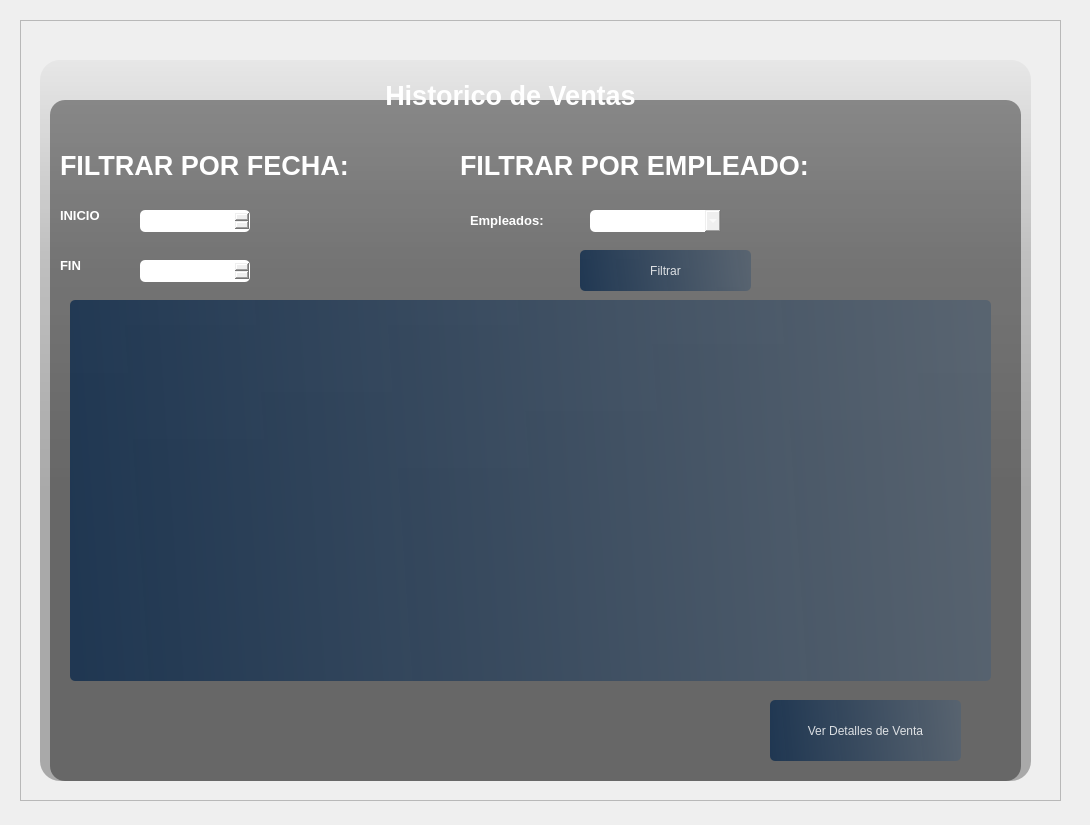
<?xml version="1.0" encoding="UTF-8"?>
<ui version="4.0">
 <class>Form</class>
 <widget class="QWidget" name="Form">
  <property name="geometry">
   <rect>
    <x>0</x>
    <y>0</y>
    <width>1090</width>
    <height>825</height>
   </rect>
  </property>
  <property name="windowTitle">
   <string>Form</string>
  </property>
  <widget class="QFrame" name="frame">
   <property name="geometry">
    <rect>
     <x>20</x>
     <y>20</y>
     <width>1041</width>
     <height>781</height>
    </rect>
   </property>
   <property name="styleSheet">
    <string notr="true">QPushButton {
    background-color: qlineargradient(spread:pad, x1:0, y1:0.505682, x2:1, y2:0.477, stop:0 rgba(20, 47, 78, 219), stop:1 rgba(85, 98, 112, 226));
    color: rgba(255, 255, 255, 210);
    border-radius: 5px;
}
QPushButton:hover {
    background-color: qlineargradient(spread:pad, x1:0, y1:0.505682, x2:1, y2:0.477, stop:0 rgba(40, 67, 98, 219), stop:1 rgba(105, 118, 132, 226));
    color: rgba(255, 255, 255, 210);
}
QPushButton:pressed {
    padding-left: 5px;
    padding-top: 5px;
    background-color: rgba(105, 118, 132, 200);
}

QTableView {
    background-color: qlineargradient(spread:pad, x1:0, y1:0.505682, x2:1, y2:0.477, stop:0 rgba(20, 47, 78, 219), stop:1 rgba(85, 98, 112, 226));
    color: rgba(255, 255, 255, 210);
    border-radius: 5px;
}
QTableView:hover {
    background-color: qlineargradient(spread:pad, x1:0, y1:0.505682, x2:1, y2:0.477, stop:0 rgba(40, 67, 98, 219), stop:1 rgba(105, 118, 132, 226));
    color: rgba(255, 255, 255, 210);
}
QTableView:pressed {
    padding-left: 5px;
    padding-top: 5px;
    background-color: rgba(105, 118, 132, 200);
}

QDateEdit {
    background-color: qlineargradient(
        spread:pad, 
        x1:0, y1:0.505682, 
        x2:1, y2:0.477, 
        stop:0 rgba(20, 47, 78, 219), 
        stop:1 rgba(85, 98, 112, 226)
    );
    color: rgba(255, 255, 255, 210);
    border-radius: 5px;
    padding: 2px 5px;
}

QDateEdit:hover {
    background-color: qlineargradient(
        spread:pad, 
        x1:0, y1:0.505682, 
        x2:1, y2:0.477, 
        stop:0 rgba(40, 67, 98, 219), 
        stop:1 rgba(105, 118, 132, 226)
    );
    color: rgba(255, 255, 255, 210);
}

QDateEdit::drop-down {
    subcontrol-origin: padding;
    subcontrol-position: top right;
    width: 20px;
    background-color: rgba(105, 118, 132, 200);
    border-left: 1px solid rgba(255, 255, 255, 80);
    border-top-right-radius: 5px;
    border-bottom-right-radius: 5px;
}

QDateEdit::down-arrow {
    image: url(:/qt-project.org/styles/commonstyle/images/arrowdown-16.png);
    width: 12px;
    height: 12px;
}

QComboBox {
    background-color: qlineargradient(
        spread:pad,
        x1:0, y1:0.505682,
        x2:1, y2:0.477,
        stop:0 rgba(20, 47, 78, 219),
        stop:1 rgba(85, 98, 112, 226)
    );
    color: rgba(255, 255, 255, 210);
    border-radius: 5px;
    padding: 2px 5px;
}

QComboBox:hover {
    background-color: qlineargradient(
        spread:pad,
        x1:0, y1:0.505682,
        x2:1, y2:0.477,
        stop:0 rgba(40, 67, 98, 219),
        stop:1 rgba(105, 118, 132, 226)
    );
    color: rgba(255, 255, 255, 210);
}

QComboBox QAbstractItemView {
    background-color: rgba(40, 67, 98, 230);
    color: white;
    selection-background-color: rgba(105, 118, 132, 200);
    border-radius: 3px;
}
</string>
   </property>
   <property name="frameShape">
    <enum>QFrame::StyledPanel</enum>
   </property>
   <property name="frameShadow">
    <enum>QFrame::Raised</enum>
   </property>
   <widget class="QLabel" name="label">
    <property name="geometry">
     <rect>
      <x>20</x>
      <y>40</y>
      <width>991</width>
      <height>721</height>
     </rect>
    </property>
    <property name="styleSheet">
     <string notr="true">background-color: qlineargradient(spread:pad, x1:0, y1:0, x2:0, y2:0.715909, stop:0 rgba(0, 0, 0, 9), stop:0.375 rgba(0, 0, 0, 50), stop: 0.835227 rgba(0, 0, 0, 75));
border-image: url(:/images/background.png);
border-radius:20px;</string>
    </property>
    <property name="text">
     <string/>
    </property>
   </widget>
   <widget class="QLabel" name="label_2">
    <property name="geometry">
     <rect>
      <x>30</x>
      <y>80</y>
      <width>971</width>
      <height>681</height>
     </rect>
    </property>
    <property name="styleSheet">
     <string notr="true">background-color: rgba(0, 0, 0, 100);
border-radius: 15px;</string>
    </property>
    <property name="text">
     <string/>
    </property>
   </widget>
   <widget class="QLabel" name="label_3">
    <property name="geometry">
     <rect>
      <x>250</x>
      <y>50</y>
      <width>481</width>
      <height>51</height>
     </rect>
    </property>
    <property name="font">
     <font>
      <pointsize>20</pointsize>
      <weight>75</weight>
      <bold>true</bold>
     </font>
    </property>
    <property name="styleSheet">
     <string notr="true">color: rgba(255, 255, 255, 255);
</string>
    </property>
    <property name="text">
     <string>Historico de Ventas</string>
    </property>
    <property name="alignment">
     <set>Qt::AlignCenter</set>
    </property>
   </widget>
   <widget class="QLabel" name="label_4">
    <property name="geometry">
     <rect>
      <x>40</x>
      <y>120</y>
      <width>371</width>
      <height>51</height>
     </rect>
    </property>
    <property name="font">
     <font>
      <pointsize>20</pointsize>
      <weight>75</weight>
      <bold>true</bold>
     </font>
    </property>
    <property name="styleSheet">
     <string notr="true">color: rgba(255, 255, 255, 255);

</string>
    </property>
    <property name="text">
     <string>FILTRAR POR FECHA:</string>
    </property>
   </widget>
   <widget class="QLabel" name="label_5">
    <property name="geometry">
     <rect>
      <x>40</x>
      <y>170</y>
      <width>71</width>
      <height>51</height>
     </rect>
    </property>
    <property name="font">
     <font>
      <pointsize>10</pointsize>
      <weight>75</weight>
      <bold>true</bold>
     </font>
    </property>
    <property name="styleSheet">
     <string notr="true">color: rgba(255, 255, 255, 255);

</string>
    </property>
    <property name="text">
     <string>INICIO</string>
    </property>
   </widget>
   <widget class="QDateEdit" name="dateEdit">
    <property name="geometry">
     <rect>
      <x>120</x>
      <y>190</y>
      <width>110</width>
      <height>22</height>
     </rect>
    </property>
   </widget>
   <widget class="QLabel" name="label_6">
    <property name="geometry">
     <rect>
      <x>40</x>
      <y>220</y>
      <width>41</width>
      <height>51</height>
     </rect>
    </property>
    <property name="font">
     <font>
      <pointsize>10</pointsize>
      <weight>75</weight>
      <bold>true</bold>
     </font>
    </property>
    <property name="styleSheet">
     <string notr="true">color: rgba(255, 255, 255, 255);

</string>
    </property>
    <property name="text">
     <string>FIN</string>
    </property>
   </widget>
   <widget class="QDateEdit" name="dateEdit_2">
    <property name="geometry">
     <rect>
      <x>120</x>
      <y>240</y>
      <width>110</width>
      <height>22</height>
     </rect>
    </property>
   </widget>
   <widget class="QLabel" name="label_7">
    <property name="geometry">
     <rect>
      <x>450</x>
      <y>190</y>
      <width>111</width>
      <height>21</height>
     </rect>
    </property>
    <property name="font">
     <font>
      <pointsize>10</pointsize>
      <weight>75</weight>
      <bold>true</bold>
     </font>
    </property>
    <property name="styleSheet">
     <string notr="true">color: rgba(255, 255, 255, 255);
</string>
    </property>
    <property name="text">
     <string>Empleados:</string>
    </property>
   </widget>
   <widget class="QComboBox" name="comboBox">
    <property name="geometry">
     <rect>
      <x>570</x>
      <y>190</y>
      <width>131</width>
      <height>22</height>
     </rect>
    </property>
   </widget>
   <widget class="QLabel" name="label_8">
    <property name="geometry">
     <rect>
      <x>440</x>
      <y>120</y>
      <width>431</width>
      <height>51</height>
     </rect>
    </property>
    <property name="font">
     <font>
      <pointsize>20</pointsize>
      <weight>75</weight>
      <bold>true</bold>
     </font>
    </property>
    <property name="styleSheet">
     <string notr="true">color: rgba(255, 255, 255, 255);

</string>
    </property>
    <property name="text">
     <string>FILTRAR POR EMPLEADO:</string>
    </property>
   </widget>
   <widget class="QPushButton" name="pushButton">
    <property name="geometry">
     <rect>
      <x>560</x>
      <y>230</y>
      <width>171</width>
      <height>41</height>
     </rect>
    </property>
    <property name="text">
     <string>Filtrar</string>
    </property>
   </widget>
   <widget class="QTableView" name="tableView">
    <property name="geometry">
     <rect>
      <x>50</x>
      <y>280</y>
      <width>921</width>
      <height>381</height>
     </rect>
    </property>
   </widget>
   <widget class="QPushButton" name="pushButton_2">
    <property name="geometry">
     <rect>
      <x>750</x>
      <y>680</y>
      <width>191</width>
      <height>61</height>
     </rect>
    </property>
    <property name="text">
     <string>Ver Detalles de Venta</string>
    </property>
   </widget>
  </widget>
 </widget>
 <resources>
  <include location="res.qrc"/>
 </resources>
 <connections/>
</ui>
